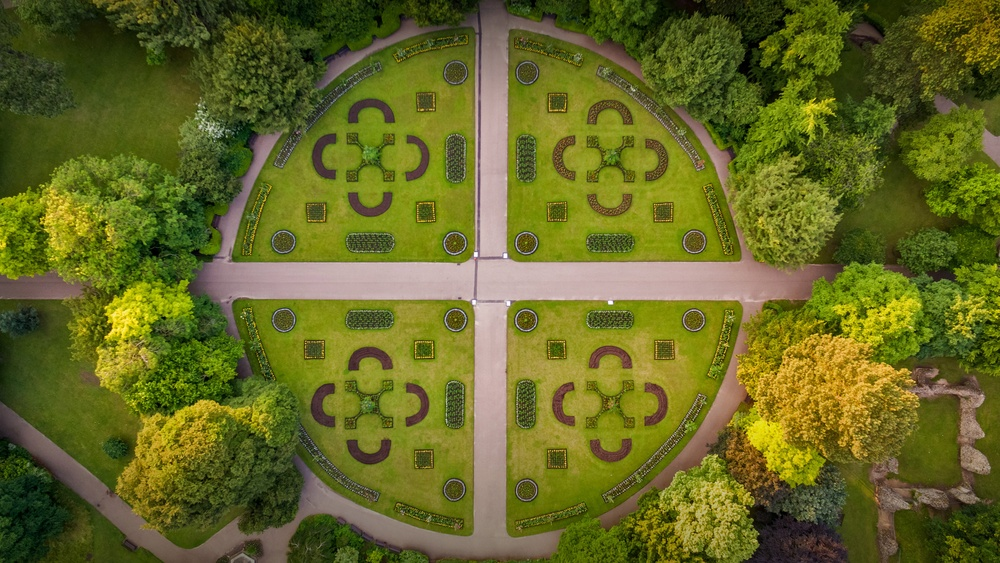
#> input picture images/AbbeyGardens_EN-GB0442009047_UHD.jpg, 1000 x 563 px, shrunk from 3941 x 2217 before the run
$ python image_cropping.py
#> lines starting #> are read from the running program, lines starting #| are printed output that depends on the picture
import os
import random
from PIL import Image
import shutil

def createFileName(fileName, ext=".txt", folder_path=''):
    """
    Generates a unique file name based on the one provided

    Args:
        fileName (str): the file name (without extension)
        ext (str, optional): the extension of the file. Defaults to ".txt".
        folder_path (str, optional): the path to the folder where the file will be saved. Defaults to None.

    Returns:
        _type_: _description_
    """
    if os.path.exists(folder_path + '/' + fileName + ext):
        newName = fileName [::-1]
        version = ""
        lenOfName = len(fileName)
        for i in range(lenOfName):
            if newName[i].isdigit():
                version = newName[i] + version
            else:
                version = "0" if version == "" else version
                fileName = fileName[:lenOfName-i] + str(int(version)+1)
                return createFileName(fileName, ext=ext, folder_path=folder_path)
    else :
        return fileName

def crop_random_square(image_path, output_dir, output_ext=None, output_name=None, prefix='cropped'):
    # Open the image
#> called with output_dir = 'questions', prefix = 'cropped'
    with Image.open(image_path) as img:
#> img is the input picture: PIL image 1000x563 RGB; mean R, G, B 101.7, 104.3, 36.9
        width, height = img.size
#> width = 1000; height = 563

        # Determine the minimum dimension of the image
        min_dim = min(width, height)
#> min_dim = 563

        # Determine the size of the square to crop (between 10% and 50% of the minimum dimension)
        square_size = random.randint(int(0.1 * min_dim), int(0.5 * min_dim))
#> square_size = 272

        # Randomly select the top-left corner of the cropped square
        left = random.randint(0, width - square_size)
#> left = 394
        top = random.randint(0, height - square_size)
#> top = 215

        # Crop the square from the image
        cropped_img = img.crop((left, top, left + square_size, top + square_size))
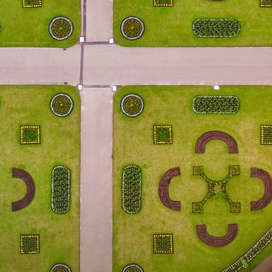
#> cropped_img: PIL image 272x272 RGB; mean R, G, B 145.9, 140, 67.3

        # Ensure the output directory exists
        os.makedirs(output_dir, exist_ok=True)

        # Set the output extension
        if output_ext is None:
            output_ext = os.path.splitext(image_path)[1]

                # Set the output name
        if output_name is None:
            image_name = os.path.splitext(os.path.basename(image_path))[0]
            separator = '_'
            if not prefix:
                separator = ''
            output_name = prefix + separator + image_name

        # Save the cropped image
        cropped_filename = createFileName(output_name, ext=output_ext, folder_path=output_dir) + output_ext
        output_path = os.path.join(output_dir, cropped_filename)
        cropped_img.save(output_path)
        print(f'Cropped image saved to {output_path}')

def get_images_from_folder(folder_path):
    image_files = [f for f in os.listdir(folder_path) if f.lower().endswith(('.jpg', '.jpeg', '.png', '.bmp', '.gif'))]
    return image_files

def crop_square_folder(folder_path, output_dir, out_ext=None, cropped_prefix=''):
    image_files = get_images_from_folder(folder_path)

    # Iterate over the image files and crop a random square from each
    for image_file in image_files:
        print(f'Cropping image: {image_file}')
        image_path = os.path.join(folder_path, image_file)
        crop_random_square(image_path, output_dir, output_ext=out_ext, prefix=cropped_prefix)
#> call 2 of crop_random_square, with output_dir = 'questions', prefix = ''
#> in crop_random_square (call 2), `cropped_img = img.crop((left, top, left + square_size, top + square_si..`:
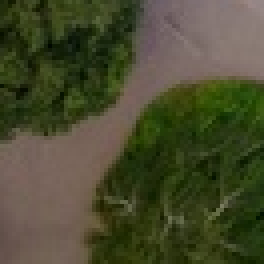
#> cropped_img: PIL image 66x66 RGB (shown 4 times larger); mean R, G, B 72.8, 74.2, 46.4


if __name__ == '__main__':
    # Example usage
    image_path = './images/AbbeyGardens_EN-GB0442009047_UHD.jpg'
    output_dir = 'questions'
    crop_random_square(image_path, output_dir)

    crop_square_folder('./images', 'questions')

$ run again, with images/AbiquaFalls_EN-GB6795791915_1920x1080.jpg copied over images/AbbeyGardens_EN-GB0442009047_UHD.jpg
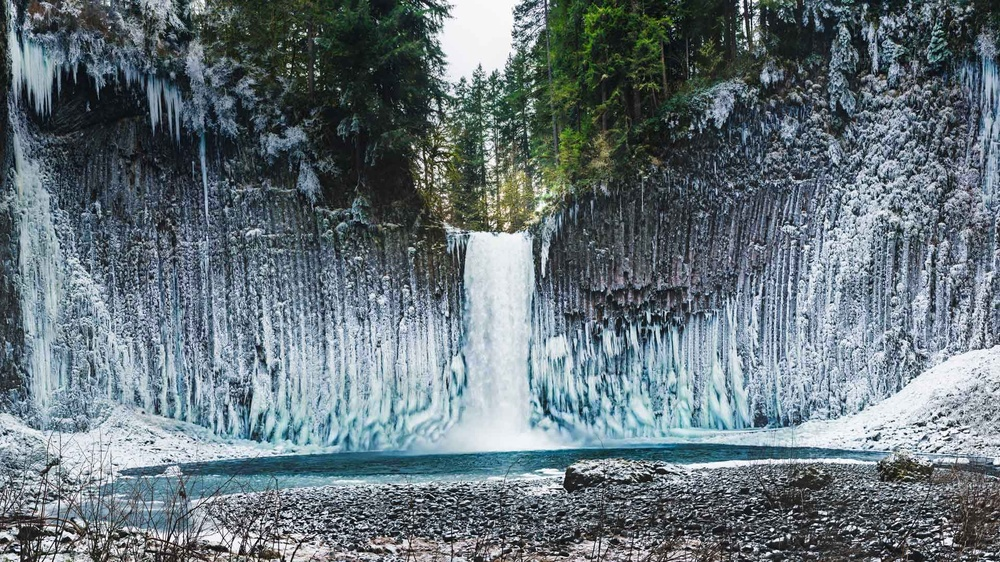
#> input picture images/AbiquaFalls_EN-GB6795791915_1920x1080.jpg, 1000 x 562 px, shrunk from 1920 x 1080 before the run
#> in crop_random_square, img is the input picture: PIL image 1000x562 RGB; mean R, G, B 102.1, 115.5, 121.8
#> in crop_random_square, `cropped_img = img.crop((left, top, left + square_size, top + square_si..`:
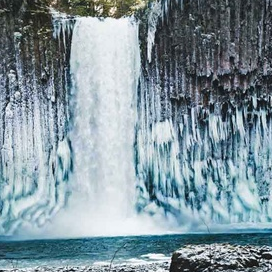
#> cropped_img: PIL image 272x272 RGB; mean R, G, B 128.7, 147.9, 156.4
#> in crop_random_square (call 2), `cropped_img = img.crop((left, top, left + square_size, top + square_si..`:
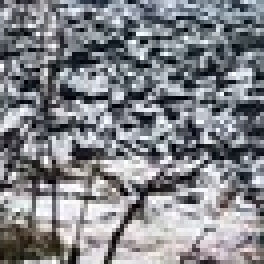
#> cropped_img: PIL image 66x66 RGB (shown 4 times larger); mean R, G, B 129.8, 131.7, 136.8

$ run again, with images/AdansoniaGrandidieri_EN-GB1971849598_1920x1080.jpg copied over images/AbbeyGardens_EN-GB0442009047_UHD.jpg
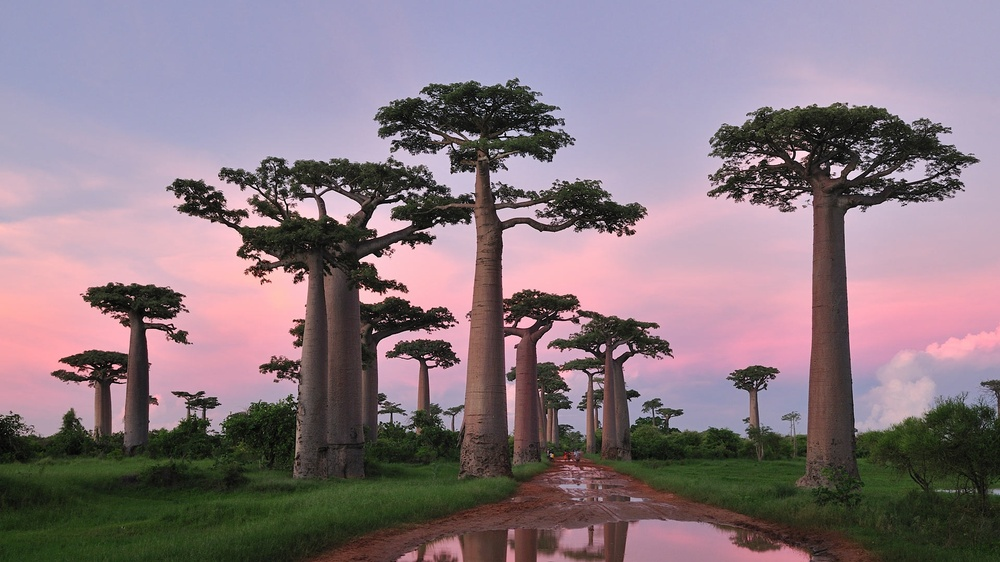
#> input picture images/AdansoniaGrandidieri_EN-GB1971849598_1920x1080.jpg, 1000 x 562 px, shrunk from 1920 x 1080 before the run
#> in crop_random_square, img is the input picture: PIL image 1000x562 RGB; mean R, G, B 136.9, 120.2, 129
#> in crop_random_square, `cropped_img = img.crop((left, top, left + square_size, top + square_si..`:
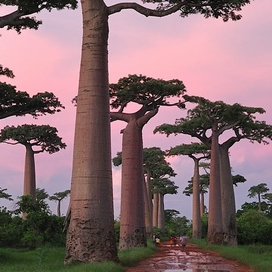
#> cropped_img: PIL image 272x272 RGB; mean R, G, B 136.2, 109, 112.3
#> in crop_random_square (call 2), `cropped_img = img.crop((left, top, left + square_size, top + square_si..`:
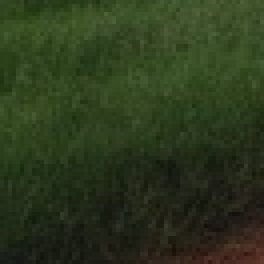
#> cropped_img: PIL image 66x66 RGB (shown 4 times larger); mean R, G, B 44.2, 56.5, 29

$ run again, with images/AdelieDiving_EN-GB6436349406_1920x1080.jpg copied over images/AbbeyGardens_EN-GB0442009047_UHD.jpg
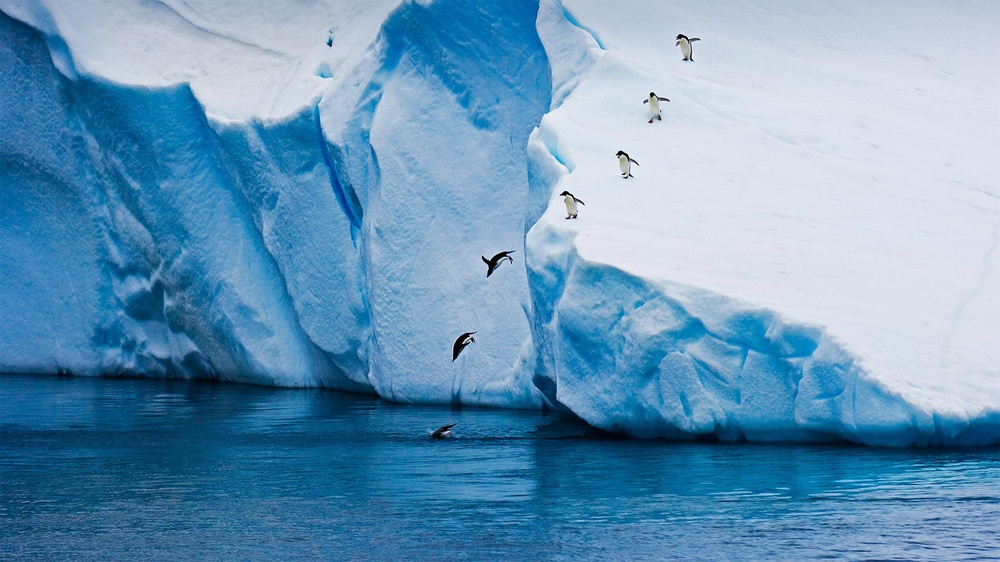
#> input picture images/AdelieDiving_EN-GB6436349406_1920x1080.jpg, 1000 x 562 px, shrunk from 1920 x 1080 before the run
#> in crop_random_square, img is the input picture: PIL image 1000x562 RGB; mean R, G, B 104.4, 150.9, 184.2
#> in crop_random_square, `cropped_img = img.crop((left, top, left + square_size, top + square_si..`:
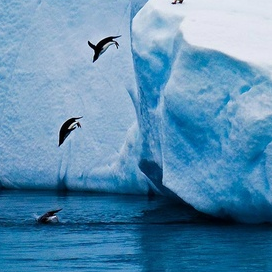
#> cropped_img: PIL image 272x272 RGB; mean R, G, B 89.6, 141, 176.4
#> in crop_random_square (call 2), `cropped_img = img.crop((left, top, left + square_size, top + square_si..`:
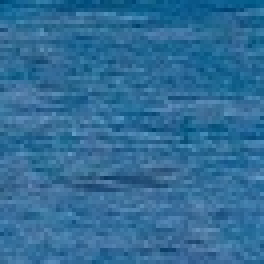
#> cropped_img: PIL image 66x66 RGB (shown 4 times larger); mean R, G, B 48.6, 108.2, 151.1
